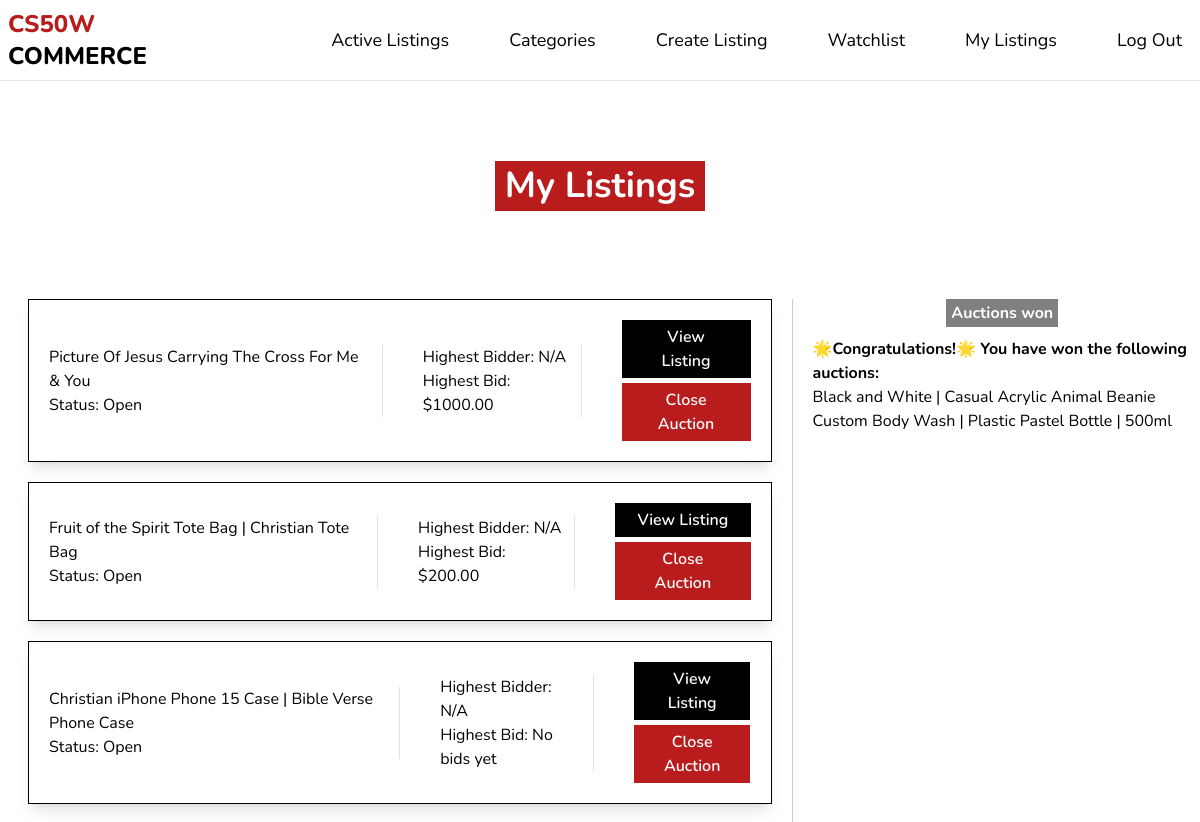
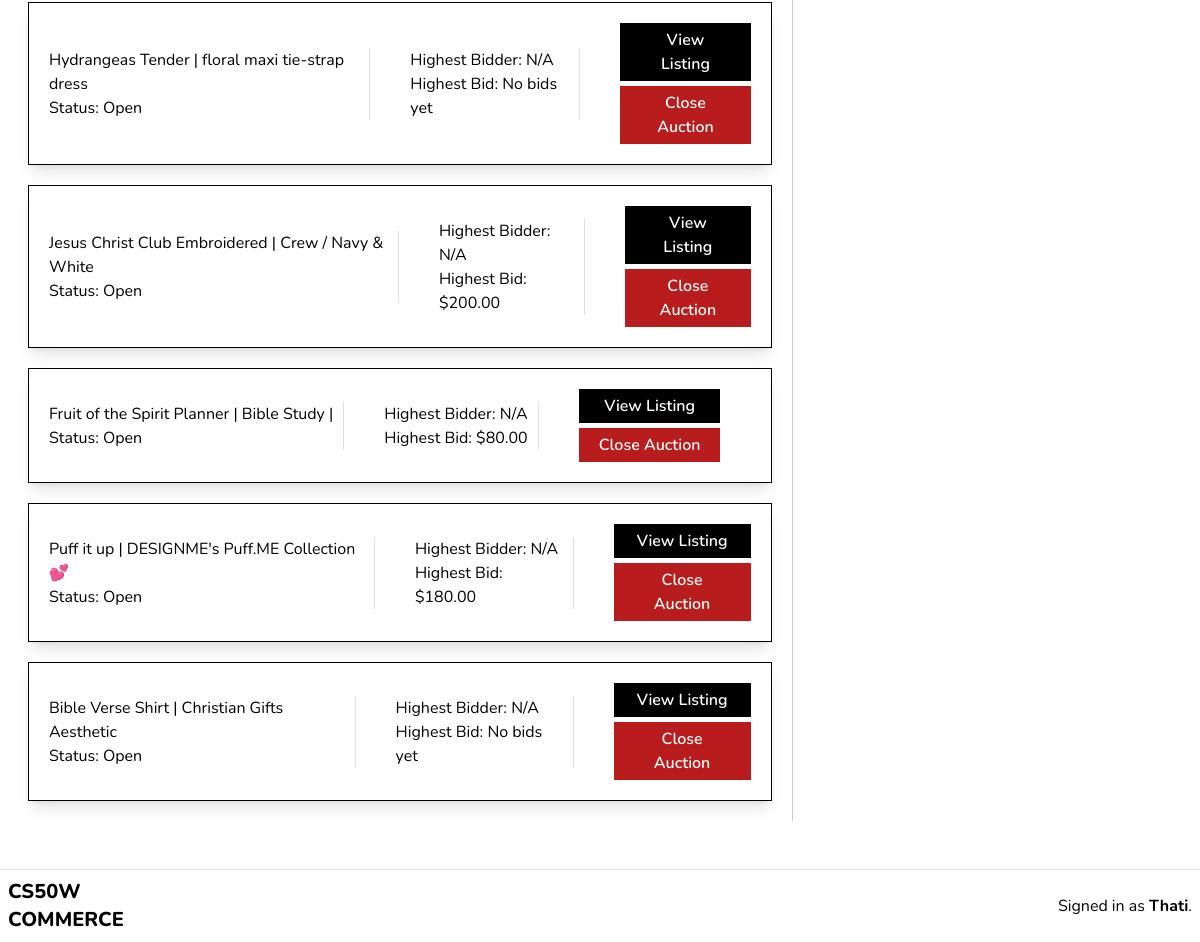
The page /my-listings/ (signed in) on the database as committed earlier (2 pictures, top to bottom).
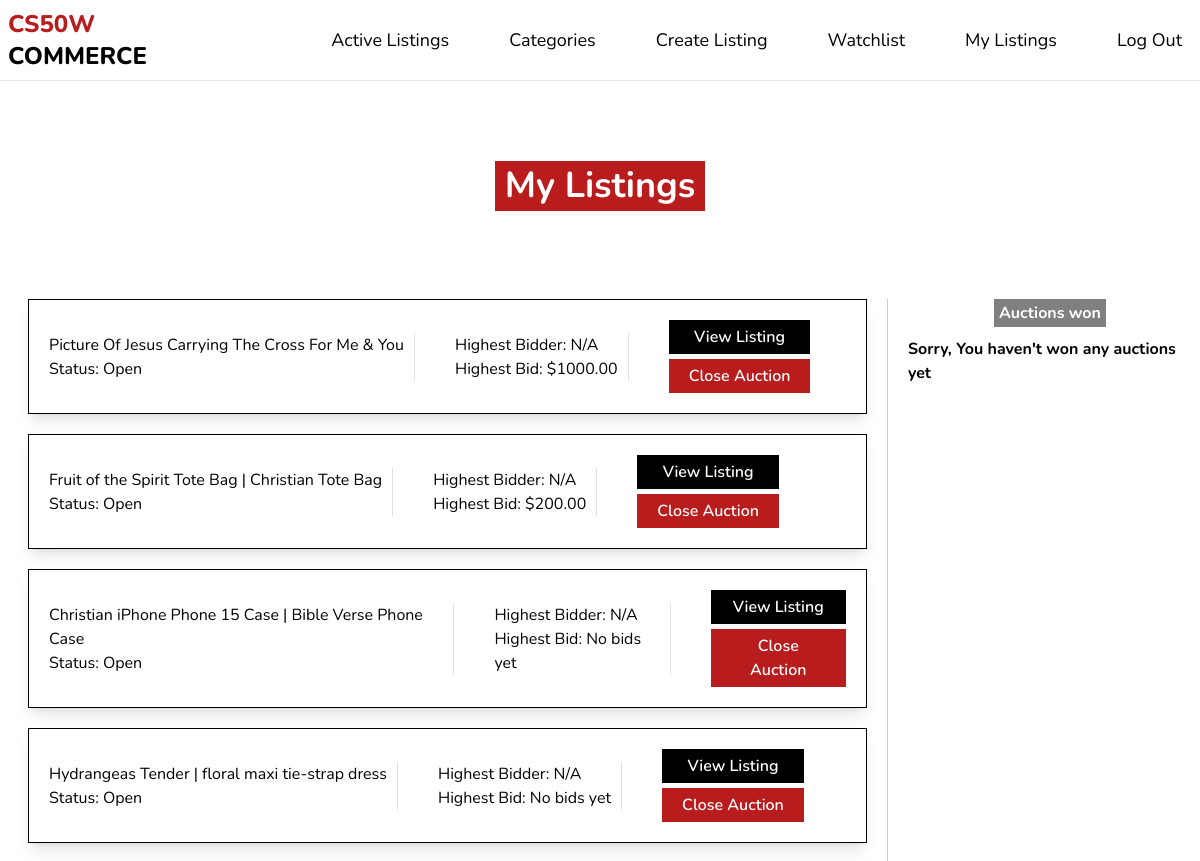
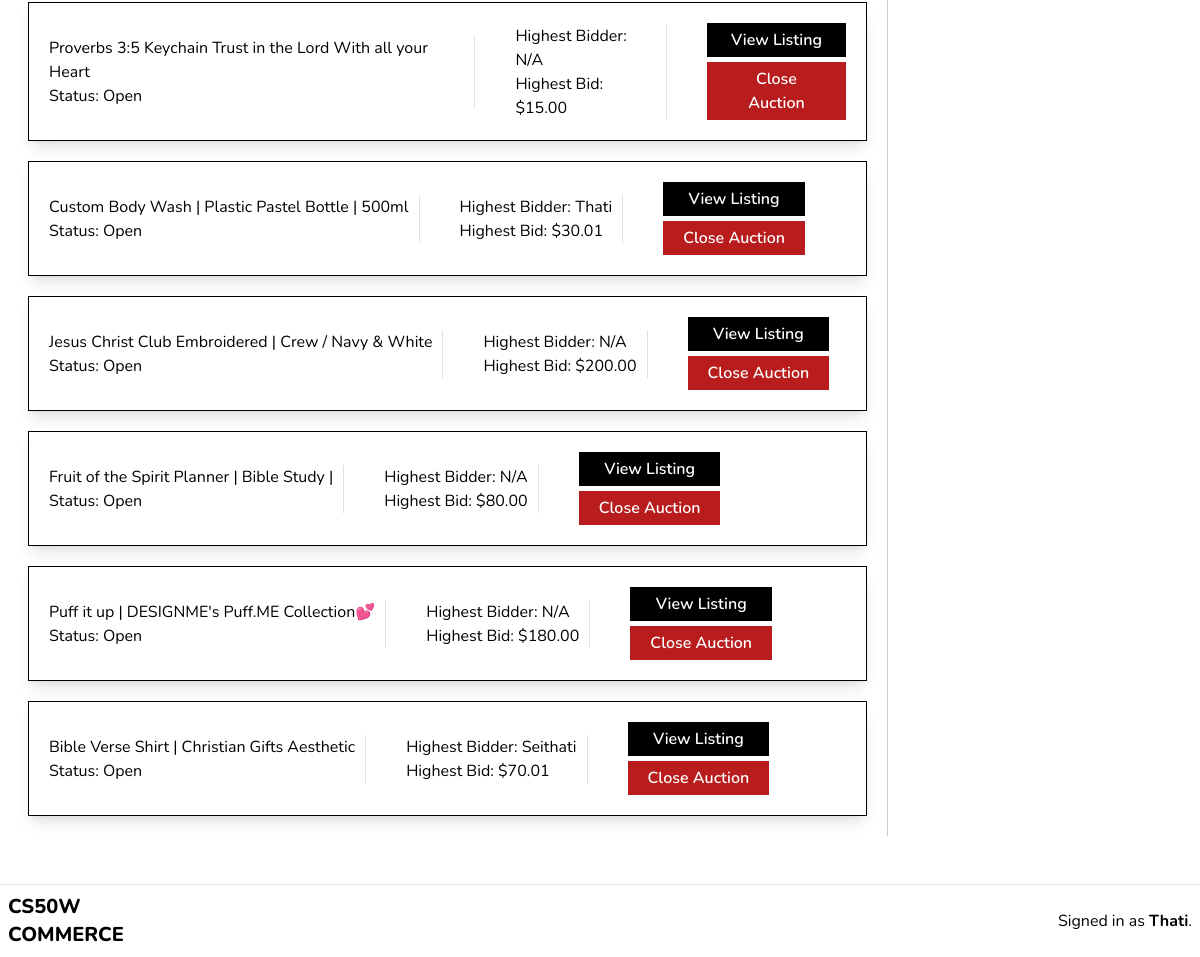
The same page on the database as committed later (2 pictures, top to bottom).
### auctions/models.py (models this page shows, shortened)
class CreateListing(models.Model):
    CATEGORY_CHOICES = [
        ('No category', 'No category'),
        ('Fashion', 'Fashion'),
        ('Art & Crafts', 'Art & Crafts'),
        ('Electronics', 'Electronics'),
        ('Skincare', 'Skincare'),
        ('Home & Kitchen', 'Home & Kitchen'),
        ('Jewelry & Accessories', 'Jewelry & Accessories'),
    ]
    title = models.CharField(max_length=64, validators=[MinLengthValidator(40)])
    image_url = models.URLField()
    price = models.DecimalField(max_digits=10, decimal_places=2)
    category = models.CharField(max_length=50, choices=CATEGORY_CHOICES, default='No category')
    description = models.CharField(max_length=300, blank=True, default="")
    created_at = models.DateTimeField(auto_now_add=True)
    user = models.ForeignKey(User, on_delete=models.CASCADE)

class MyListing(models.Model):
    user_listing = models.ForeignKey(CreateListing, on_delete=models.CASCADE, related_name="my_listings")
    close_auction = models.BooleanField(default=False)  # To check if the auction is closed
    highest_bidder = models.ForeignKey(User, null=True, blank=True, on_delete=models.SET_NULL)  # Winner of the auction

class User(AbstractUser):
    pass

### auctions/views.py (the view)
# urls.py: path("my-listings/", views.my_listings, name="my-listings"),
def my_listings(request):
    user = request.user
    user_listings = CreateListing.objects.filter(user=user).exclude(my_listings__close_auction=True)
    won_auctions = []
    if user.is_authenticated:
        won_auctions = MyListing.objects.filter(highest_bidder=user, close_auction=True)
    for listing in user_listings:
        highest_bid = listing.list_details.order_by('-bid').first()
        listing.highest_bid = highest_bid.bid if highest_bid else None
        listing.highest_bidder = highest_bid.user if highest_bid else None
    if request.method == 'POST':
        listing_id = request.POST.get('listing_id')
        listing = get_object_or_404(CreateListing, id=listing_id, user=user)
        my_listing, created = MyListing.objects.get_or_create(user_listing=listing)
        my_listing.close_listing()
        return redirect('my-listings')
    return render(request, 'auctions/my_listing.html', {
        'user_listings': user_listings,
        'won_auctions': won_auctions,
    })

### auctions/templates/auctions/my_listing.html (shortened to what this page needs)
{% extends "auctions/layout.html" %}
{% block body %}
<div class="flex justify-center items-center" style=" padding-top: 80px;">
  <p class="highlight bg-red-700 text-4xl font-nun font-bold mb-10 justify-center flex">
    My Listings
  </p>
</div>
<section style="margin-left: 20px;" class="mt-10 p-2 font-nun flex gap-5  justify-between">
  <ul class="">
    {% for listing in user_listings %}
    <li style="margin-bottom: 20px; padding: 20px; border: 1px solid black;"
      class=" shadow-lg flex items-center gap-10">
      <div style=" gap: 5px; border-right: 1px solid rgba(0, 0, 0, 0.122); padding-right: 10px;">
        <h3>{{ listing.title }}</h3>
        <p>Status: {% if listing.close_auction %}Closed{% else %}Open{% endif %}</p>
      </div>
      <div style=" border-right: 1px solid rgba(0, 0, 0, 0.122); padding-right: 10px;">
        <p>Highest Bidder: {% if listing.highest_bidder %}{{ listing.highest_bidder.username }}{% else %}N/A{% endif %}
        </p>
        <p>Highest Bid: {% if listing.highest_bid %}${{ listing.highest_bid }}{% else %}No bids yet{% endif %}</p>
      </div>
      <div style="gap: 5px ;" class=" flex flex-col">
        <button style=" background-color: black;">
          <a href="{% url 'listing' listing.id %}">View Listing</a>
        </button>
        {% if not listing.close_auction %}
        <form action="{% url 'my-listings' %}" method="post">
          <button type="submit">Close Auction</button>
        </form>
        {% endif %}
      </div>
    </li>
    {% endfor %}
  </ul>
  <div style=" padding-left: 20px; border-left: 1px solid #ccc;" class="2">
    <div class="flex justify-center items-center">
      <p class="  font-nun font-bold justify-center flex"
        style="background-color: gray; color: white;padding: 2px 5px; margin-bottom: 10px;">
        Auctions won
      </p>
    </div>
    {% if won_auctions %}
    <div class=" flex justify-center flex-col" role="alert">
      <div>
        <p class="font-nun font-bold">🌟Congratulations!🌟 You have won the following auctions:</p>
        <ul class="list-disc ml-5">
          {% for auction in won_auctions %}
          <li>{{ auction.user_listing.title }}</li>
          {% endfor %}
        </ul>
      </div>
      {% else %}
      <p class="font-bold">Sorry, You haven't won any auctions yet</p>
    </div>
    {% endif %}
  </div>
</section>
<hr class="mt-10">
<footer class="font-nun flex flex-row justify-between items-center p-2">
  <div class="flex flex-col font-nun font-extrabold text-xl">
    <p class="CS50W">CS50W</p>
    <p>COMMERCE</p>
  </div>
  <div class="flex flex-row justify-between">
    {% if user.is_authenticated %}
    Signed in as <strong class="ml-1">{{ user.username }}</strong>.
    {% endif %}
  </div>
</footer>
{% endblock %}

### auctions/templates/auctions/layout.html (shortened to what this page needs)
{% load static %}
<!DOCTYPE html>
<html lang="en">
<head>
    <link href="{% static 'css/main.css' %}" rel="stylesheet">
</head>
<body>
    <nav class=" font-nun flex flex-row justify-between items-center p-2">
        <div class=" flex flex-col font-nun font-extrabold text-2xl">
            <h1 class=" text-red-700">CS50W</h1>
            <h2>COMMERCE</h2>
        </div>
        <div class=" flex flex-row justify-between ">
            <ul class=" text-[18px] flex flex-row  gap-10 justify-between items-center">
                <li>
                    <a class="nav-link" href="{% url 'index' %}">Active Listings</a>
                </li>
                <li>
                    <a class="nav-link" href="{%  url 'categories' %}">Categories</a>
                </li>
                {% if user.is_authenticated %}
                <li><a class="nav-link" href="{% url 'create-listing' %}"> Create Listing</a></li>
                <li>
                    <a class="nav-link" href="{% url 'watchlist' %}">Watchlist</a>
                </li>
                <li>
                    <a class="nav-link" href="{% url 'my-listings' %}">My Listings</a>
                </li>
                <li>
                    <a class="nav-link" href="{% url 'logout' %}">Log Out</a>
                </li>
                {% endif %}
            </ul>
        </div>
    </nav>
    <hr>
    {% block body %}
    {% endblock %}
</body>
</html>

### auctions/static/css/main.css (style rules this page uses)
html, :host { line-height: 1.5; -webkit-text-size-adjust: 100%; -moz-tab-size: 4; -o-tab-size: 4; tab-size: 4; font-family: ui-sans-serif, system-ui, sans-serif, "Apple Color Emoji", "Segoe UI Emoji", "Segoe UI Symbol", "Noto Color Emoji"; font-feature-settings: normal; font-variation-settings: normal; -webkit-tap-highlight-color: transparent; }
body { margin: 0; line-height: inherit; }
hr { height: 0; color: inherit; border-top-width: 1px; }
h1, h2, h3, h4, h5, h6 { font-size: inherit; font-weight: inherit; }
a { color: inherit; text-decoration: inherit; }
b, strong { font-weight: bolder; }
button, input, optgroup, select, textarea { font-family: inherit; font-feature-settings: inherit; font-variation-settings: inherit; font-size: 100%; font-weight: inherit; line-height: inherit; letter-spacing: inherit; color: inherit; margin: 0; padding: 0; }
button, select { text-transform: none; }
button, input:where([type='button']), input:where([type='reset']), input:where([type='submit']) { -webkit-appearance: button; background-color: transparent; background-image: none; }
blockquote, dl, dd, h1, h2, h3, h4, h5, h6, hr, figure, p, pre { margin: 0; }
ol, ul, menu { list-style: none; margin: 0; padding: 0; }
button, [role="button"] { cursor: pointer; }
.ml-1 { margin-left: 0.25rem; }
.mb-10 { margin-bottom: 2.5rem; }
.mt-10 { margin-top: 2.5rem; }
.flex { display: flex; }
.flex-row { flex-direction: row; }
.flex-col { flex-direction: column; }
.items-center { align-items: center; }
.justify-center { justify-content: center; }
.justify-between { justify-content: space-between; }
.gap-10 { gap: 2.5rem; }
.gap-5 { gap: 1.25rem; }
.bg-red-700 { --tw-bg-opacity: 1; background-color: rgb(185 28 28 / var(--tw-bg-opacity)); }
.p-2 { padding: 0.5rem; }
.font-nun { font-family: Nunito, sans-serif; }
.text-2xl { font-size: 1.5rem; line-height: 2rem; }
.text-4xl { font-size: 2.25rem; line-height: 2.5rem; }
.text-\[18px\] { font-size: 18px; }
.text-xl { font-size: 1.25rem; line-height: 1.75rem; }
.font-bold { font-weight: 700; }
.font-extrabold { font-weight: 800; }
.text-red-700 { --tw-text-opacity: 1; color: rgb(185 28 28 / var(--tw-text-opacity)); }
.shadow-lg { --tw-shadow: 0 10px 15px -3px rgb(0 0 0 / 0.1), 0 4px 6px -4px rgb(0 0 0 / 0.1); --tw-shadow-colored: 0 10px 15px -3px var(--tw-shadow-color), 0 4px 6px -4px var(--tw-shadow-color); box-shadow: var(--tw-ring-offset-shadow, 0 0 #0000), var(--tw-ring-shadow, 0 0 #0000), var(--tw-shadow); }
.nav-link { text-decoration: none; padding: 5px 10px; }
li { text-decoration: none; }
.highlight { padding: 5px 10px; color: white; }
button { padding: 5px 20px; color: white; background-color: #b91c1c; font-weight: 600; }

Rows that differ between the two databases and show on the page:
no longer on this page (row edited): MyListing: user_listing "Black and White | Casual Acrylic Animal Beanie"
no longer on this page (row edited): MyListing: user_listing "Custom Body Wash | Plastic Pastel Bottle | 500ml"
now on this page (row unchanged): CreateListing: title "Proverbs 3:5 Keychain Trust in the Lord With all your Heart", shows "N/A", highest_bid "15.00"
now on this page (row unchanged): CreateListing: title "Custom Body Wash | Plastic Pastel Bottle | 500ml", highest_bidder.username "Thati", highest_bid "30.01"
shown differently, row unchanged: CreateListing "Bible Verse Shirt | Christian Gifts Aesthetic": highest_bidder.username (not shown) → "Seithati"; highest_bid (not shown) → "70.01"; text "N/A No bids yet" → "$"
Other text that changed with them:
text no longer shown: "🌟Congratulations!🌟 You have won the following auctions:"
text now shown: "Sorry, You haven't won any auctions yet"
